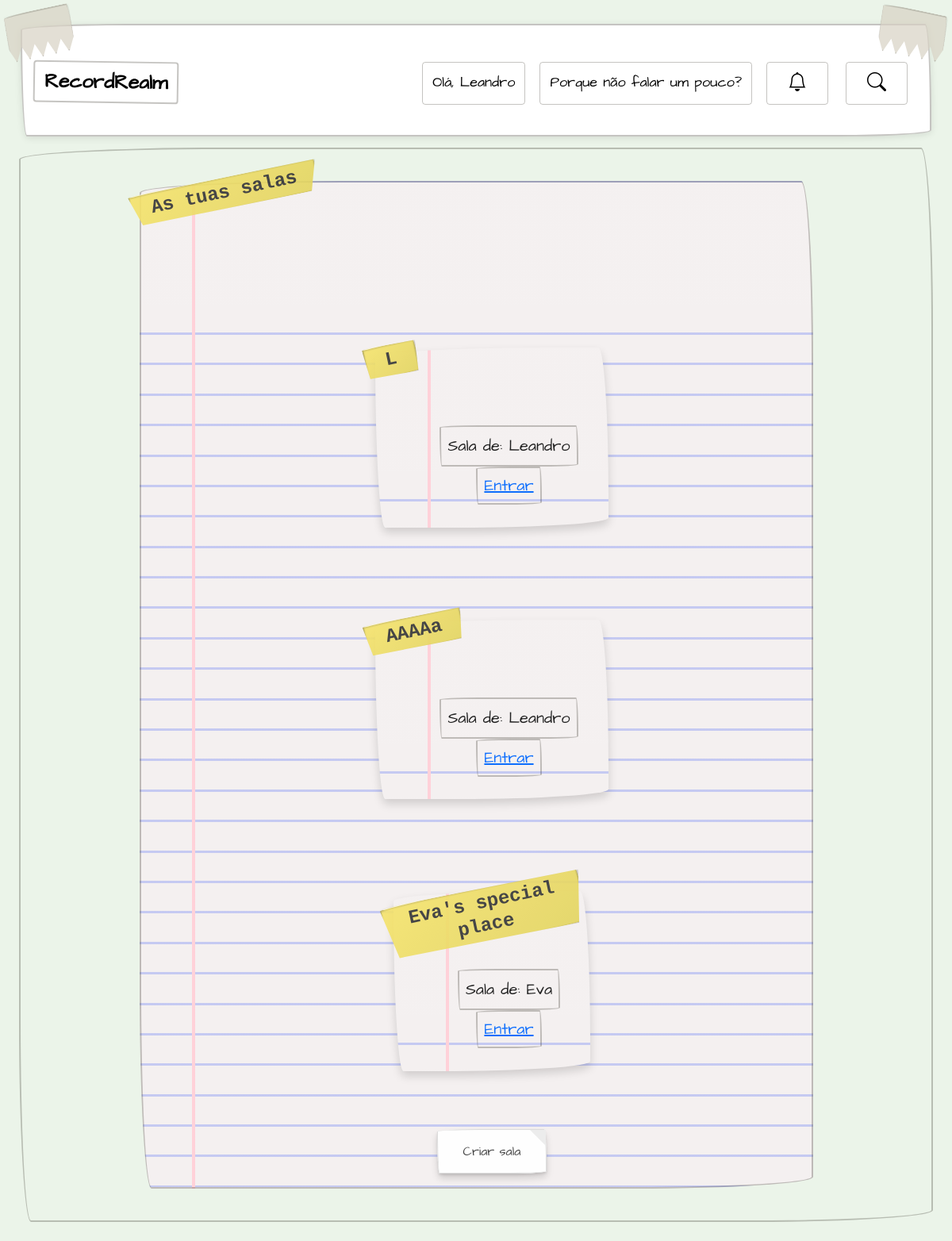
Screenshot of /rooms/ (signed in) with the database file from the repository.
### room/models.py (models this page shows, shortened)
class Room(models.Model):
    name = models.CharField(max_length=23)
    slug = models.SlugField(unique=True, blank=True)
    owner = models.ForeignKey(
        settings.AUTH_USER_MODEL,
        related_name='owned_rooms',
        on_delete=models.CASCADE
    )
    participants = models.ManyToManyField(
        settings.AUTH_USER_MODEL,
        related_name='rooms',
        blank=True
    )
    is_private = models.BooleanField(default=True)

### room/views.py (the view)
# urls.py: path('rooms/', include('room.urls')),
@login_required
def rooms(request):
    rooms = Room.objects.filter(
        Q(owner=request.user) | Q(participants=request.user)
    ).distinct()
    pending_count = Invitation.objects.filter(
        invited_user=request.user,
        accepted=None,
        viewed=False
    ).count()
    return render(request, 'room/rooms.html', {
        'rooms': rooms,
        'pending_invite_count': pending_count,
    })

### room/templates/room/rooms.html
{% extends 'core/base.html' %}
{% block content %}
<div style="display: flex; justify-content: center; align-items: center; flex-direction: column;">
  <div class="paper-chat" style="width: 75%;">
    <h2 class="fita" style="text-align: center;">As tuas salas</h2>
    {% for room in rooms %}
      <div class="paper-stack" style="display: flex; justify-content: center;">
        <div class="salas-mostrar paper-chat" style="text-align: center;">
          <h2 class="fita">{{ room.name }}</h2>
          <p>Sala de: {{ room.owner.username }}</p>
          <a href="{% url 'room_detail' room.slug %}">Entrar</a>
        </div>
      </div>
    {% empty %}
      <p style="text-align: center;">Ainda não estás em nenhuma sala. Cria uma!</p>
    {% endfor %}
    <div style="text-align: center; margin-top: 20px; border-color: transparent;">
      <a href="{% url 'create_room' %}" class="btn-papel">Criar sala</a>
    </div>
  </div>
</div>
{% endblock %}

### core/templates/core/base.html (shortened to what this page needs)
{% load static %}
<!DOCTYPE html>
<html>
    <head>
        <link href="https://cdn.jsdelivr.net/npm/bootstrap-icons/font/bootstrap-icons.css" rel="stylesheet">
        <link href="https://cdn.jsdelivr.net/npm/bootstrap@5.3.3/dist/css/bootstrap.min.css" rel="stylesheet">
        <link rel="stylesheet" href="{% static 'css/style.css' %}">
    </head>
    <body>
      <link href="https://cdn.jsdelivr.net/npm/bootstrap-icons/font/bootstrap-icons.css" rel="stylesheet">
      <nav id="tape-wrapper">
        <div class="tape-corner left"></div>
        <div class="tape-corner right"></div>
        <div class="header">
          <a href="/" class="logo">RecordRealm</a>
          <div class="header-right">
            {% if request.user.is_authenticated %}
              <a href="/perfil/">Olá, {{ user.username }}</a>
              <a href="/rooms/">Porque não falar um pouco?</a>
              <a href="{% url 'convite_pendente' %}" class="position-relative me-2" title="Convites Pendentes">
                <i style = "border-color: transparent;" class="bi bi-bell fs-4"></i>
              </a>
              {% else %}
              <a href="/login/">Log in</a>
              <a href="/signup/">Criar Conta</a>
            {% endif %}
            <a href="#" id="search-toggle" title="Pesquisar">
              <i style = "border-color: transparent;"class="bi bi-search fs-4"></i>
            </a>
          </div>
        </div>
      </nav>
        {% block content %}
        {% endblock %}
    </body>
</html>

### core/static/css/style.css (style rules this page uses)
body { background: #ebf4e9; margin: 0; padding: 20px; display: flex; justify-content: center; flex-direction: column; }
*:not(html):not(body) { font-family: 'Handwritten', cursive; font-size: 1.25rem; padding: 0.5rem 0.5rem; margin: .5rem .25rem .25rem; outline: none; border-radius: 255px 15px 225px 15px/15px 225px 15px 255px; border: solid 0.1em #4140344E; }
:root { --main-line-color: hsl(234, 62%, 86%); --side-line-color: hsl(350, 100%, 91%); --paper-color: hsl(0, 15%, 95%); --ink-color: hsl(0, 0%, 12%); --line-thickness: 3px; --top-space: 4lh; --pink: #ecb2ba; --pink-dark: #c6939a; --tape-gray: #dbd8be; --tape-edge-gray: #b7b49d; --transparent: rgba(255, 255, 255, 0); }
:root { --tape-gray: #d8d2c4; --tape-edge-gray: #b5b0a6; }
#tape-wrapper { border-color: transparent; position: relative; width: 100%; margin: 0; padding: 0; }
.tape-corner { position: absolute; width: 7vmin; height: 5vmin; background-color: var(--tape-gray); opacity: 0.7; border-left: 1px dotted var(--tape-edge-gray); border-right: 1px dotted var(--tape-edge-gray); box-shadow: 0 2px 6px rgba(0, 0, 0, 0.2); z-index: 3; clip-path: polygon( 0 0, 100% 0, 100% 70%, 90% 100%, 80% 70%, 70% 100%, 60% 70%, 50% 100%, 40% 70%, 30% 100%, 20% 70%, 10% 100%, 0 70% ); }
.tape-corner.left { top: -1.5vmin; left: -1.5vmin; transform: rotate(-12deg) skewX(-3deg); }
.tape-corner.right { top: -1.5vmin; right: -1.5vmin; transform: rotate(12deg) skewX(3deg); }
.header { position: relative; background: white; padding: 20px 10px; z-index: 2; display: flex; justify-content: space-between; align-items: center; flex-wrap: wrap; box-shadow: 0 2px 10px rgba(0, 0, 0, 0.1); }
.header a { color: black; text-align: center; padding: 12px; text-decoration: none; font-size: 18px; line-height: 25px; border-radius: 4px; }
.header a.logo { font-size: 25px; transform: rotate(0.9deg); font-weight: bold; }
.header-right { display: flex; gap: 10px; border-color: transparent; }
.fita { font-size: 1.5rem; position: absolute; top: -15px; left: -20px; padding: 5px 25px; background: linear-gradient(145deg, #f5e36b, #e3d45f); color: #333; font-weight: bold; font-family: 'Courier New', Courier, monospace; box-shadow: inset 0 1px 2px rgba(0,0,0,0.2), 2px 2px 5px rgba(0,0,0,0.3); transform: rotate(-12deg); clip-path: polygon(0 0, 100% 5%, 95% 100%, 5% 95%); opacity: 0.9; border-top: 1px solid rgba(255,255,255,0.7); border-bottom: 1px solid rgba(0,0,0,0.1); z-index: inherit; }
.paper-chat { position: relative; background: var(--paper-color); margin: 2rem; padding: calc(var(--top-space) - 0.5lh) 3rem 1rem 5.5rem; font-size: 1.5rem; line-height: 1.6; color: var(--ink-color); background-image: linear-gradient( 90deg, transparent, transparent 4rem, var(--side-line-color) 4rem, var(--side-line-color) 4.25rem, transparent 4.25rem ), linear-gradient( var(--paper-color), var(--paper-color) var(--top-space), transparent var(--top-space) ), repeating-linear-gradient( transparent, transparent calc(1lh - var(--line-thickness)), var(--main-line-color) calc(1lh - var(--line-thickness)), var(--main-line-color) 1lh, transparent 1lh ); }
.salas-mostrar { padding: 30px; }
.btn-papel { position: relative; padding: 1em 2em; background: #fefefe url('https://www.transparenttextures.com/patterns/cardboard.png'); background-blend-mode: multiply; border: 1px solid #dcdcdc; color: #444; font-size: 1rem; box-shadow: 0 2px 3px rgba(0,0,0,0.1), 0 6px 10px rgba(0,0,0,0.15); transition: all 0.2s ease; transform: rotate(-0.5deg); border-radius: 255px 15px 225px 15px/15px 225px 15px 255px; cursor: pointer; text-decoration: none; }
.btn-papel::after { content: ""; position: absolute; top: 0; right: 0; width: 0; height: 0; border-top: 20px solid #ececec; border-left: 20px solid transparent; }
.paper-stack { position: relative; border-color: transparent; display: inline-block; margin: 2rem auto; }
.paper-stack::before, .paper-stack::after { content: ''; position: absolute; top: 0; left: 0; width: 100%; height: 100%; background: white; box-shadow: 0 4px 6px rgba(0, 0, 0, 0.1); z-index: -1; transform-origin: center; }
.paper-stack::before { transform: rotate(-2deg); }
.paper-stack::after { transform: rotate(2deg); }
.salas-mostrar.paper-chat { max-width: fit-content; margin-left: auto; margin-right: auto; padding: 5.5rem 2rem 2rem 75px; border-color: transparent; box-shadow: 0 6px 12px rgba(0, 0, 0, 0.15); position: relative; z-index: 1; }

### rows the page displays
Room: name "L", owner.username "Leandro"
Room: name "AAAAa", owner.username "Leandro"
Room: name "Eva's special place", owner.username "Eva"

### other values shown
{{ user.username }} "Leandro"
